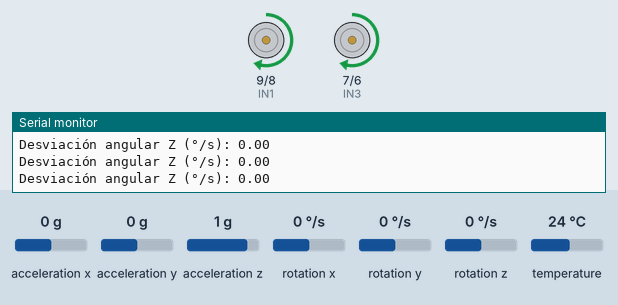
Recording of a sketch running on a simulated Arduino Uno, built with avr-gcc and run on an emulated ATmega328P. Shown: motor-driver pin pairs drawn as motors (green arrow = first pin HIGH = forward, orange = second pin HIGH = backward, longer = more drive, scaled by the enable pin), the last lines printed to the serial monitor. Inputs (shaded band) come from the test bench; at power-on: rotation z 0 °/s, acceleration x 0 g, acceleration y 0 g, acceleration z 1 g, rotation x 0 °/s, rotation y 0 °/s, temperature 24 °C.

Above: at 1.2 s.
1.3 s: rotation z set to -109 °/s
2.8 s: rotation z set to -122 °/s
At 3.13 s:
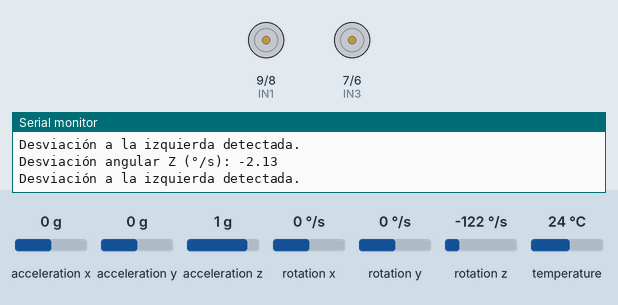
5.8 s: rotation z set to 192 °/s
At 6.18 s:
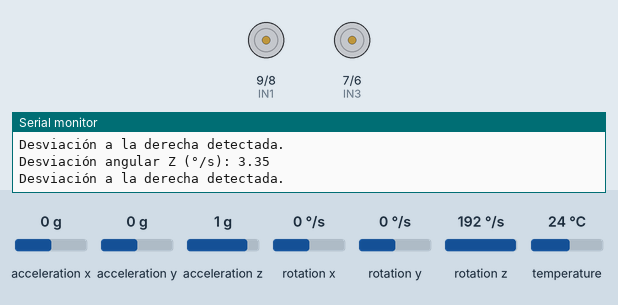
8.8 s: rotation z set to 120 °/s
11.8 s: rotation z set to 110 °/s
At 12.9 s:
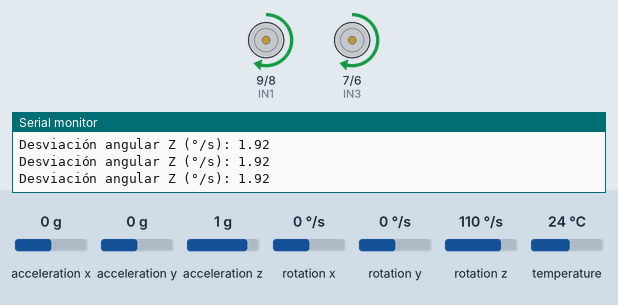
13.3 s: rotation z set to -192 °/s
At 13.52 s:
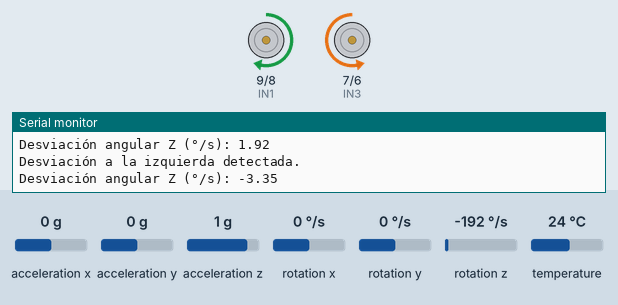
Timing chart, 0 to 17.3 s (numbered marks = the images above; inputs shaded):
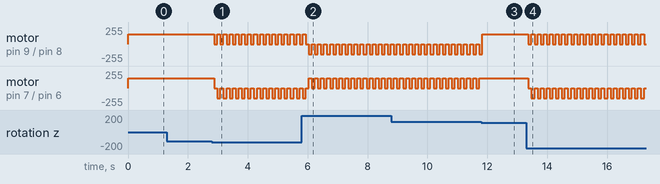

The sketch:

07_correccion_con_imu.ino
```cpp
#include <Wire.h>
#include <Adafruit_MPU6050.h>
#include <Adafruit_Sensor.h>

Adafruit_MPU6050 mpu;

const int IN1 = 9;
const int IN2 = 8;
const int IN3 = 7;
const int IN4 = 6;
const int ENA = 10;
const int ENB = 5;

const int motorPWM = 150;

float giroZ = 0;
float umbralGiro = 2.0;  // Umbral para detectar desviación (en grados por segundo)

void setup() {
  Serial.begin(9600);
  Wire.begin();

  if (!mpu.begin()) {
    Serial.println("No se pudo encontrar el MPU6050");
    while (1);
  }

  Serial.println("MPU6050 listo!");

  pinMode(IN1, OUTPUT); pinMode(IN2, OUTPUT);
  pinMode(IN3, OUTPUT); pinMode(IN4, OUTPUT);
  pinMode(ENA, OUTPUT); pinMode(ENB, OUTPUT);

  digitalWrite(IN1, HIGH); digitalWrite(IN2, LOW);
  digitalWrite(IN3, HIGH); digitalWrite(IN4, LOW);
  analogWrite(ENA, motorPWM);
  analogWrite(ENB, motorPWM);
}

void loop() {
  sensors_event_t a, g, temp;
  mpu.getEvent(&a, &g, &temp);

  // Obtener el valor de giro en el eje Z
  giroZ = g.gyro.z;

  // Si el giro excede el umbral, corregir la dirección
  if (giroZ > umbralGiro) {
    Serial.println("Desviación a la derecha detectada.");
    corregirDireccion(-motorPWM, motorPWM);  // Giro a la izquierda para corregir
  }
  else if (giroZ < -umbralGiro) {
    Serial.println("Desviación a la izquierda detectada.");
    corregirDireccion(motorPWM, -motorPWM);  // Giro a la derecha para corregir
  } else {
    // Si no hay desviación significativa, continuar en línea recta
    mantenerDireccion();
  }

  Serial.print("Desviación angular Z (°/s): ");
  Serial.println(giroZ);

  delay(100);  // Esperar un poco antes de la siguiente medición
}

void mantenerDireccion() {
  // Mantener dirección recta sin corrección
  digitalWrite(IN1, HIGH); digitalWrite(IN2, LOW);
  digitalWrite(IN3, HIGH); digitalWrite(IN4, LOW);
  analogWrite(ENA, motorPWM);
  analogWrite(ENB, motorPWM);
}

void corregirDireccion(int pwmIzq, int pwmDer) {
  // Detener los motores y aplicar corrección
  analogWrite(ENA, 0);
  analogWrite(ENB, 0);
  delay(100);  // Pausar brevemente para aplicar corrección

  // Ajustar los motores
  digitalWrite(IN1, pwmIzq > 0 ? HIGH : LOW);
  digitalWrite(IN2, pwmIzq < 0 ? HIGH : LOW);
  digitalWrite(IN3, pwmDer > 0 ? HIGH : LOW);
  digitalWrite(IN4, pwmDer < 0 ? HIGH : LOW);
  analogWrite(ENA, abs(pwmIzq));
  analogWrite(ENB, abs(pwmDer));
}
```

Measured:
- the behaviour switches between -114 and -115 °/s on rotation z (found by bisection; images 0 and 1)
- the behaviour switches between 115 and 114 °/s on rotation z (found by bisection; images 2 and 3)
- after the input at 2.8 s, motor on pin 9 (IN1) / pin 8 (IN2): alternates forward 150/255 for 0.10 s and stopped for 0.10 s, starting after 0.09 s; motor on pin 7 (IN3) / pin 6 (IN4): alternates backward 150/255 for 0.10 s and stopped for 0.10 s, starting after 0.09 s
- after the input at 11.8 s, motor on pin 7 (IN3) / pin 6 (IN4): stops changing and stays forward 150/255
- after the input at 13.3 s, motor on pin 9 (IN1) / pin 8 (IN2): alternates forward 150/255 for 0.10 s and stopped for 0.10 s, starting after 0.07 s; motor on pin 7 (IN3) / pin 6 (IN4): alternates backward 150/255 for 0.10 s and stopped for 0.10 s, starting after 0.07 s
